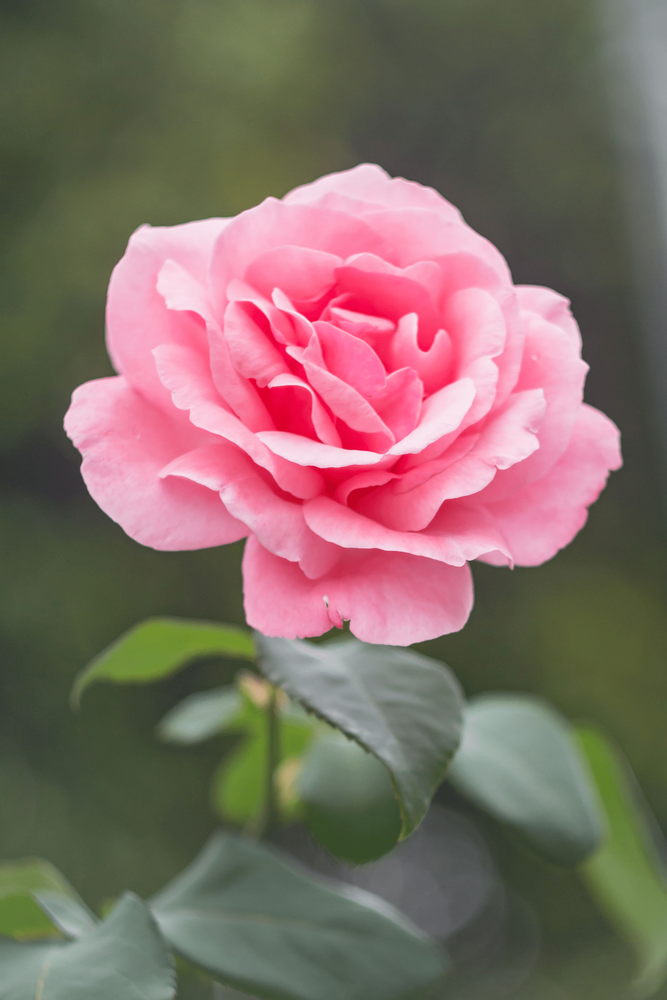
#> input picture normalize image/img/src.png, 667 x 1000 px, shrunk from 1886 x 2829 before the run
$ python main.py
#> lines starting #> are read from the running program, lines starting #| are printed output that depends on the picture
### normalize image/normalize.py
# [8 lines of commented-out code are left out]

def normalize(pixels: list) -> list:
	"""Returns a list of normalized RGB values from list of RGB tuples."""
	return [(int(rgb[0] / sum(rgb) * 255), int(rgb[1] / sum(rgb) * 255), int(rgb[2] / sum(rgb) * 255)) for rgb in list(pixels)]

### normalize image/main.py
from PIL import Image
from normalize import normalize

root = __file__[:__file__.rfind("/")+1]

# load image
img = Image.open(f"{root}img/src.png").convert("RGB")
#> img is the input picture: PIL image 667x1000 RGB; mean R, G, B 129.8, 108.6, 101.8

#load pixels
pix = list(img.getdata())
#> pix = 667000 items

# create output image image
out_img = Image.new(img.mode, img.size)
#> out_img: PIL image 667x1000 RGB; every value is 0
out_img.putdata(normalize(pix))
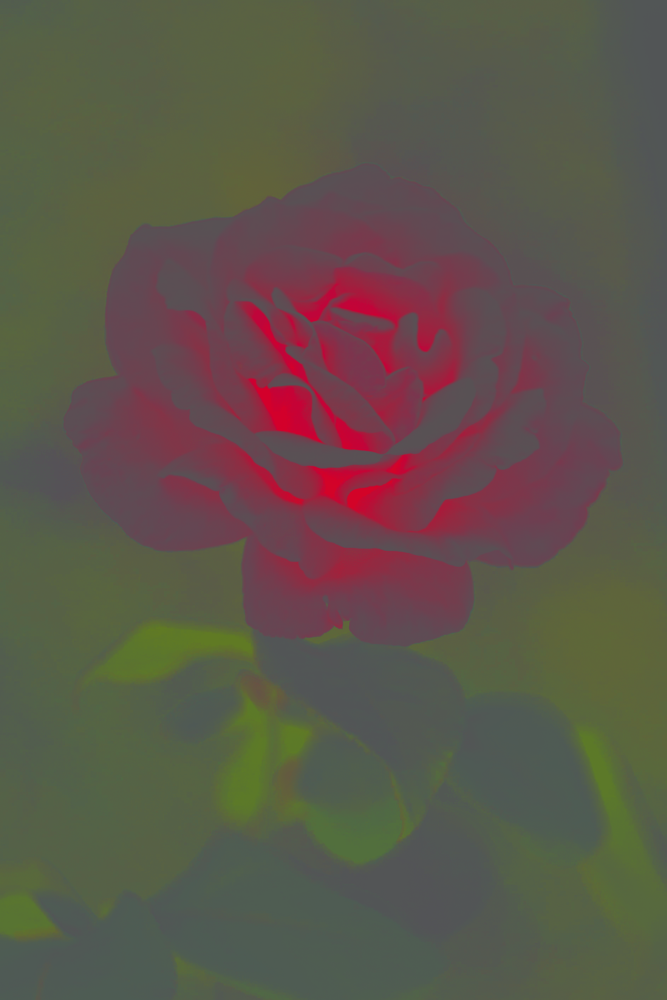
#> out_img: PIL image 667x1000 RGB; mean R, G, B 93.9, 85.6, 74

# save output image
out_img.save(f"{root}img/normalized.png")
